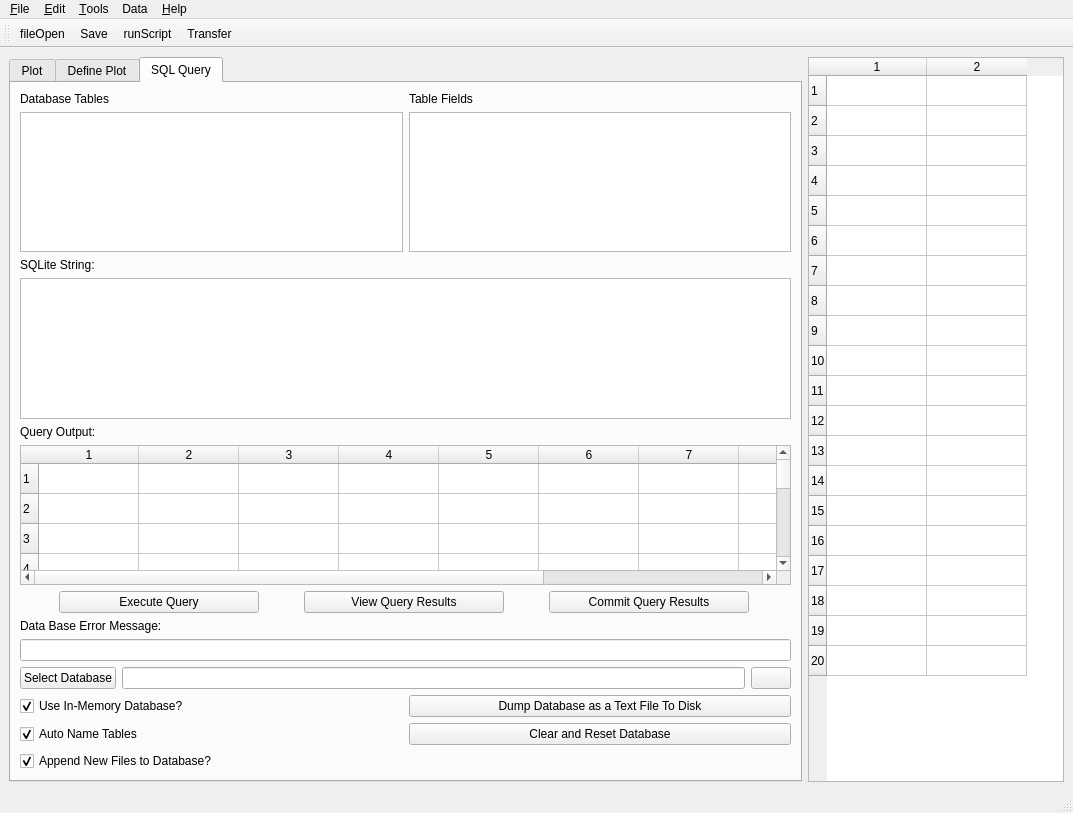
<?xml version="1.0" encoding="UTF-8"?>
<ui version="4.0">
 <class>MainWindow</class>
 <widget class="QMainWindow" name="MainWindow">
  <property name="geometry">
   <rect>
    <x>0</x>
    <y>0</y>
    <width>1073</width>
    <height>813</height>
   </rect>
  </property>
  <property name="minimumSize">
   <size>
    <width>0</width>
    <height>25</height>
   </size>
  </property>
  <property name="font">
   <font>
    <family>Arial</family>
    <weight>50</weight>
    <bold>false</bold>
   </font>
  </property>
  <property name="windowTitle">
   <string>X!Tandem Results Viewer</string>
  </property>
  <property name="windowIcon">
   <iconset>
    <normaloff>:/new/prefix1/icons/games.png</normaloff>:/new/prefix1/icons/games.png</iconset>
  </property>
  <widget class="QWidget" name="centralwidget">
   <layout class="QHBoxLayout">
    <item>
     <layout class="QHBoxLayout">
      <item>
       <widget class="QTabWidget" name="mainTabWidget">
        <property name="currentIndex">
         <number>2</number>
        </property>
        <widget class="QWidget" name="plotTab">
         <attribute name="title">
          <string>Plot</string>
         </attribute>
         <layout class="QHBoxLayout">
          <item>
           <widget class="MPL_Widget" name="plotWidget" native="true"/>
          </item>
         </layout>
        </widget>
        <widget class="QWidget" name="configTab">
         <attribute name="title">
          <string>Define Plot</string>
         </attribute>
         <layout class="QGridLayout">
          <item row="0" column="0">
           <widget class="QLabel" name="label_4">
            <property name="text">
             <string>Database Tables:</string>
            </property>
           </widget>
          </item>
          <item row="0" column="1">
           <widget class="QLabel" name="label_5">
            <property name="text">
             <string>X-Axis:</string>
            </property>
           </widget>
          </item>
          <item row="1" column="0">
           <widget class="QListWidget" name="db_TableList"/>
          </item>
          <item row="1" column="1">
           <widget class="QListWidget" name="db_XCols"/>
          </item>
          <item row="2" column="1">
           <widget class="QLabel" name="label_6">
            <property name="text">
             <string>Y-Axis:</string>
            </property>
           </widget>
          </item>
          <item row="3" column="0">
           <layout class="QGridLayout">
            <item row="0" column="1">
             <widget class="QDoubleSpinBox" name="sizeModSpinBox">
              <property name="minimum">
               <double>0.000000000000000</double>
              </property>
              <property name="singleStep">
               <double>0.500000000000000</double>
              </property>
              <property name="value">
               <double>1.500000000000000</double>
              </property>
             </widget>
            </item>
            <item row="1" column="1">
             <widget class="QComboBox" name="sizeArrayComboB"/>
            </item>
            <item row="2" column="1">
             <widget class="QPushButton" name="updatePlotBtn">
              <property name="text">
               <string>Update Plot</string>
              </property>
             </widget>
            </item>
            <item row="4" column="1">
             <widget class="QPushButton" name="clearPlotBtn">
              <property name="text">
               <string>Clear Plot</string>
              </property>
             </widget>
            </item>
            <item row="0" column="0">
             <widget class="QLabel" name="label_8">
              <property name="text">
               <string>Size Modifier:</string>
              </property>
              <property name="alignment">
               <set>Qt::AlignRight|Qt::AlignTrailing|Qt::AlignVCenter</set>
              </property>
             </widget>
            </item>
            <item row="1" column="0">
             <widget class="QLabel" name="label_9">
              <property name="text">
               <string>Size Array:</string>
              </property>
              <property name="alignment">
               <set>Qt::AlignRight|Qt::AlignTrailing|Qt::AlignVCenter</set>
              </property>
             </widget>
            </item>
            <item row="3" column="1">
             <widget class="QCheckBox" name="clearPlotCB">
              <property name="text">
               <string>Clear on Update?</string>
              </property>
              <property name="checked">
               <bool>true</bool>
              </property>
             </widget>
            </item>
           </layout>
          </item>
          <item row="3" column="1">
           <widget class="QListWidget" name="db_YCols"/>
          </item>
          <item row="4" column="1">
           <layout class="QHBoxLayout">
            <item>
             <widget class="QCheckBox" name="cb_logx">
              <property name="text">
               <string>Log X</string>
              </property>
             </widget>
            </item>
            <item>
             <widget class="QCheckBox" name="cb_logy">
              <property name="text">
               <string>Log Y</string>
              </property>
             </widget>
            </item>
           </layout>
          </item>
         </layout>
        </widget>
        <widget class="QWidget" name="sqlTab">
         <attribute name="title">
          <string>SQL Query</string>
         </attribute>
         <layout class="QVBoxLayout">
          <item>
           <layout class="QVBoxLayout">
            <item>
             <layout class="QHBoxLayout">
              <item>
               <layout class="QVBoxLayout">
                <item>
                 <widget class="QLabel" name="label_2">
                  <property name="text">
                   <string>Database Tables</string>
                  </property>
                 </widget>
                </item>
                <item>
                 <widget class="QListWidget" name="queryTblList"/>
                </item>
               </layout>
              </item>
              <item>
               <layout class="QVBoxLayout">
                <item>
                 <widget class="QLabel" name="label_3">
                  <property name="text">
                   <string>Table Fields</string>
                  </property>
                 </widget>
                </item>
                <item>
                 <widget class="QListWidget" name="queryFieldList"/>
                </item>
               </layout>
              </item>
             </layout>
            </item>
            <item>
             <layout class="QVBoxLayout">
              <item>
               <widget class="QLabel" name="label">
                <property name="text">
                 <string>SQLite String:</string>
                </property>
               </widget>
              </item>
              <item>
               <widget class="QTextEdit" name="sqlQueryString"/>
              </item>
             </layout>
            </item>
            <item>
             <widget class="QLabel" name="label_10">
              <property name="text">
               <string>Query Output:</string>
              </property>
             </widget>
            </item>
            <item>
             <widget class="CustomTable" name="outTableWidget">
              <property name="rowCount">
               <number>10</number>
              </property>
              <property name="columnCount">
               <number>10</number>
              </property>
              <row/>
              <row/>
              <row/>
              <row/>
              <row/>
              <row/>
              <row/>
              <row/>
              <row/>
              <row/>
              <column/>
              <column/>
              <column/>
              <column/>
              <column/>
              <column/>
              <column/>
              <column/>
              <column/>
              <column/>
             </widget>
            </item>
           </layout>
          </item>
          <item>
           <layout class="QHBoxLayout">
            <item>
             <widget class="QPushButton" name="dbExecuteQuery">
              <property name="maximumSize">
               <size>
                <width>200</width>
                <height>16777215</height>
               </size>
              </property>
              <property name="text">
               <string>Execute Query</string>
              </property>
             </widget>
            </item>
            <item>
             <widget class="QPushButton" name="viewQueryBtn">
              <property name="maximumSize">
               <size>
                <width>200</width>
                <height>16777215</height>
               </size>
              </property>
              <property name="text">
               <string>View Query Results</string>
              </property>
             </widget>
            </item>
            <item>
             <widget class="QPushButton" name="dbCommitQuery">
              <property name="maximumSize">
               <size>
                <width>200</width>
                <height>16777215</height>
               </size>
              </property>
              <property name="text">
               <string>Commit Query Results</string>
              </property>
             </widget>
            </item>
           </layout>
          </item>
          <item>
           <widget class="QLabel" name="label_7">
            <property name="text">
             <string>Data Base Error Message:</string>
            </property>
           </widget>
          </item>
          <item>
           <widget class="QLineEdit" name="sqlErrorMessage"/>
          </item>
          <item>
           <layout class="QHBoxLayout">
            <item>
             <widget class="QPushButton" name="openDBButton">
              <property name="text">
               <string>Select Database</string>
              </property>
             </widget>
            </item>
            <item>
             <widget class="QLineEdit" name="curDBpathname">
              <property name="readOnly">
               <bool>true</bool>
              </property>
             </widget>
            </item>
            <item>
             <widget class="QPushButton" name="dbConnectedBtn">
              <property name="enabled">
               <bool>true</bool>
              </property>
              <property name="autoFillBackground">
               <bool>false</bool>
              </property>
              <property name="text">
               <string/>
              </property>
              <property name="icon">
               <iconset>
                <normaloff>:/new/prefix1/icons/ok.png</normaloff>:/new/prefix1/icons/ok.png</iconset>
              </property>
              <property name="iconSize">
               <size>
                <width>20</width>
                <height>20</height>
               </size>
              </property>
             </widget>
            </item>
           </layout>
          </item>
          <item>
           <layout class="QHBoxLayout">
            <item>
             <widget class="QCheckBox" name="useMemDB_CB">
              <property name="text">
               <string>Use In-Memory Database?</string>
              </property>
              <property name="checked">
               <bool>true</bool>
              </property>
             </widget>
            </item>
            <item>
             <widget class="QPushButton" name="dumpDBBtn">
              <property name="text">
               <string>Dump Database as a Text File To Disk</string>
              </property>
             </widget>
            </item>
           </layout>
          </item>
          <item>
           <layout class="QVBoxLayout">
            <item>
             <layout class="QHBoxLayout">
              <item>
               <widget class="QCheckBox" name="autoNameTblCB">
                <property name="text">
                 <string>Auto Name Tables</string>
                </property>
                <property name="checked">
                 <bool>true</bool>
                </property>
               </widget>
              </item>
              <item>
               <widget class="QPushButton" name="rstDBButton">
                <property name="text">
                 <string>Clear and Reset Database</string>
                </property>
               </widget>
              </item>
             </layout>
            </item>
            <item>
             <widget class="QCheckBox" name="appendNewFilesCB">
              <property name="text">
               <string>Append New Files to Database?</string>
              </property>
              <property name="checked">
               <bool>true</bool>
              </property>
             </widget>
            </item>
           </layout>
          </item>
         </layout>
        </widget>
       </widget>
      </item>
      <item>
       <widget class="QTableWidget" name="SelectInfoWidget">
        <property name="enabled">
         <bool>true</bool>
        </property>
        <property name="sizePolicy">
         <sizepolicy hsizetype="Minimum" vsizetype="Expanding">
          <horstretch>0</horstretch>
          <verstretch>0</verstretch>
         </sizepolicy>
        </property>
        <property name="rowCount">
         <number>20</number>
        </property>
        <property name="columnCount">
         <number>2</number>
        </property>
        <row/>
        <row/>
        <row/>
        <row/>
        <row/>
        <row/>
        <row/>
        <row/>
        <row/>
        <row/>
        <row/>
        <row/>
        <row/>
        <row/>
        <row/>
        <row/>
        <row/>
        <row/>
        <row/>
        <row/>
        <column/>
        <column/>
       </widget>
      </item>
     </layout>
    </item>
   </layout>
  </widget>
  <widget class="QMenuBar" name="menubar">
   <property name="geometry">
    <rect>
     <x>0</x>
     <y>0</y>
     <width>1073</width>
     <height>23</height>
    </rect>
   </property>
   <property name="font">
    <font>
     <family>Arial</family>
     <weight>50</weight>
     <bold>false</bold>
    </font>
   </property>
   <widget class="QMenu" name="menuFile">
    <property name="title">
     <string>&amp;File</string>
    </property>
    <addaction name="action_Open"/>
    <addaction name="actionLoad_Folder"/>
    <addaction name="action_Save"/>
    <addaction name="action_Exit"/>
   </widget>
   <widget class="QMenu" name="menu_Edit">
    <property name="title">
     <string>&amp;Edit</string>
    </property>
    <addaction name="action_Cut"/>
    <addaction name="action_Paste"/>
   </widget>
   <widget class="QMenu" name="menu_Tools">
    <property name="title">
     <string>&amp;Tools</string>
    </property>
    <addaction name="actionSave_All_Tables"/>
    <addaction name="actionCopy_Current_Database"/>
   </widget>
   <widget class="QMenu" name="menu_Help">
    <property name="title">
     <string>&amp;Help</string>
    </property>
    <addaction name="actionAbout"/>
    <addaction name="actionHints"/>
   </widget>
   <widget class="QMenu" name="menuData">
    <property name="title">
     <string>Data</string>
    </property>
   </widget>
   <addaction name="menuFile"/>
   <addaction name="menu_Edit"/>
   <addaction name="menu_Tools"/>
   <addaction name="menuData"/>
   <addaction name="menu_Help"/>
  </widget>
  <widget class="QStatusBar" name="statusbar"/>
  <widget class="QToolBar" name="toolBar">
   <property name="enabled">
    <bool>true</bool>
   </property>
   <property name="minimumSize">
    <size>
     <width>12</width>
     <height>25</height>
    </size>
   </property>
   <property name="windowTitle">
    <string>toolBar</string>
   </property>
   <attribute name="toolBarArea">
    <enum>TopToolBarArea</enum>
   </attribute>
   <attribute name="toolBarBreak">
    <bool>false</bool>
   </attribute>
   <addaction name="actionFileOpen"/>
   <addaction name="action_Save"/>
   <addaction name="actionRunScript"/>
   <addaction name="actionTools"/>
  </widget>
  <action name="action_Edit">
   <property name="text">
    <string>&amp;Edit</string>
   </property>
  </action>
  <action name="action_Tools">
   <property name="icon">
    <iconset>
     <normaloff>:/new/prefix1/icons/Service Manager.png</normaloff>:/new/prefix1/icons/Service Manager.png</iconset>
   </property>
   <property name="text">
    <string>&amp;Tools</string>
   </property>
  </action>
  <action name="actionFileOpen">
   <property name="icon">
    <iconset>
     <normaloff>:/new/prefix1/icons/fileopen.png</normaloff>:/new/prefix1/icons/fileopen.png</iconset>
   </property>
   <property name="text">
    <string>fileOpen</string>
   </property>
   <property name="toolTip">
    <string>Open File</string>
   </property>
  </action>
  <action name="actionFileSave">
   <property name="icon">
    <iconset>
     <normaloff>:/new/prefix1/icons/filesave2.png</normaloff>:/new/prefix1/icons/filesave2.png</iconset>
   </property>
   <property name="text">
    <string>fileSave</string>
   </property>
   <property name="toolTip">
    <string>Save File</string>
   </property>
  </action>
  <action name="actionFileSaveAs">
   <property name="icon">
    <iconset>
     <normaloff>:/new/prefix1/icons/filesaveas.png</normaloff>:/new/prefix1/icons/filesaveas.png</iconset>
   </property>
   <property name="text">
    <string>fileSaveAs</string>
   </property>
  </action>
  <action name="actionNewFile">
   <property name="icon">
    <iconset>
     <normaloff>:/new/prefix1/icons/filenew.png</normaloff>:/new/prefix1/icons/filenew.png</iconset>
   </property>
   <property name="text">
    <string>newFile</string>
   </property>
   <property name="toolTip">
    <string>New File</string>
   </property>
  </action>
  <action name="actionTools">
   <property name="icon">
    <iconset>
     <normaloff>:/new/prefix1/icons/Service Manager.png</normaloff>:/new/prefix1/icons/Service Manager.png</iconset>
   </property>
   <property name="text">
    <string>Transfer</string>
   </property>
   <property name="iconText">
    <string>Transfer</string>
   </property>
   <property name="toolTip">
    <string>Tools</string>
   </property>
  </action>
  <action name="action_getSelection">
   <property name="icon">
    <iconset>
     <normaloff>:/new/prefix1/icons/kspread_ksp.png</normaloff>:/new/prefix1/icons/kspread_ksp.png</iconset>
   </property>
   <property name="text">
    <string>getSelection</string>
   </property>
   <property name="toolTip">
    <string>Get Table Selection</string>
   </property>
  </action>
  <action name="actionClear">
   <property name="icon">
    <iconset>
     <normaloff>:/new/prefix1/icons/cleanlarge.png</normaloff>:/new/prefix1/icons/cleanlarge.png</iconset>
   </property>
   <property name="text">
    <string>clear</string>
   </property>
   <property name="toolTip">
    <string>Clear Data and Variables</string>
   </property>
  </action>
  <action name="action_New">
   <property name="icon">
    <iconset>
     <normaloff>:/new/prefix1/icons/filenew.png</normaloff>:/new/prefix1/icons/filenew.png</iconset>
   </property>
   <property name="text">
    <string>&amp;New</string>
   </property>
   <property name="shortcut">
    <string>Ctrl+N</string>
   </property>
  </action>
  <action name="action_Open">
   <property name="icon">
    <iconset>
     <normaloff>:/new/prefix1/icons/fileopen.png</normaloff>:/new/prefix1/icons/fileopen.png</iconset>
   </property>
   <property name="text">
    <string>&amp;Open</string>
   </property>
   <property name="shortcut">
    <string>Ctrl+O</string>
   </property>
  </action>
  <action name="action_Save">
   <property name="icon">
    <iconset>
     <normaloff>:/new/prefix1/icons/filesave2.png</normaloff>:/new/prefix1/icons/filesave2.png</iconset>
   </property>
   <property name="text">
    <string>&amp;Save</string>
   </property>
   <property name="shortcut">
    <string>Ctrl+S</string>
   </property>
  </action>
  <action name="actionSave_As">
   <property name="icon">
    <iconset>
     <normaloff>:/new/prefix1/icons/filesaveas.png</normaloff>:/new/prefix1/icons/filesaveas.png</iconset>
   </property>
   <property name="text">
    <string>Save &amp;As</string>
   </property>
  </action>
  <action name="action_Exit">
   <property name="icon">
    <iconset>
     <normaloff>:/new/prefix1/icons/exit.png</normaloff>:/new/prefix1/icons/exit.png</iconset>
   </property>
   <property name="text">
    <string>&amp;Exit</string>
   </property>
   <property name="shortcut">
    <string>Ctrl+X</string>
   </property>
  </action>
  <action name="action_Clear">
   <property name="icon">
    <iconset>
     <normaloff>:/new/prefix1/icons/cleanlarge.png</normaloff>:/new/prefix1/icons/cleanlarge.png</iconset>
   </property>
   <property name="text">
    <string>Clea&amp;r</string>
   </property>
  </action>
  <action name="action_Table_Selection">
   <property name="icon">
    <iconset>
     <normaloff>:/new/prefix1/icons/kspread_ksp.png</normaloff>:/new/prefix1/icons/kspread_ksp.png</iconset>
   </property>
   <property name="text">
    <string>&amp;Table Selection</string>
   </property>
  </action>
  <action name="action_Cut">
   <property name="icon">
    <iconset>
     <normaloff>:/new/prefix1/icons/editcut.png</normaloff>:/new/prefix1/icons/editcut.png</iconset>
   </property>
   <property name="text">
    <string>&amp;Cut</string>
   </property>
   <property name="shortcut">
    <string>Ctrl+X</string>
   </property>
  </action>
  <action name="action_Paste">
   <property name="icon">
    <iconset>
     <normaloff>:/new/prefix1/icons/editpaste.png</normaloff>:/new/prefix1/icons/editpaste.png</iconset>
   </property>
   <property name="text">
    <string>&amp;Paste</string>
   </property>
   <property name="shortcut">
    <string>Ctrl+V</string>
   </property>
  </action>
  <action name="actionRunScript">
   <property name="icon">
    <iconset>
     <normaloff>:/new/prefix1/icons/software-development.png</normaloff>:/new/prefix1/icons/software-development.png</iconset>
   </property>
   <property name="text">
    <string>runScript</string>
   </property>
   <property name="toolTip">
    <string>Run Python Script</string>
   </property>
  </action>
  <action name="actionAbout">
   <property name="icon">
    <iconset>
     <normaloff>:/new/prefix1/icons/help.png</normaloff>:/new/prefix1/icons/help.png</iconset>
   </property>
   <property name="text">
    <string>About</string>
   </property>
  </action>
  <action name="actionPlot">
   <property name="icon">
    <iconset>
     <normaloff>:/new/prefix1/icons/120px-Icon_Mathematical_Plot.svg.png</normaloff>:/new/prefix1/icons/120px-Icon_Mathematical_Plot.svg.png</iconset>
   </property>
   <property name="text">
    <string>Plot</string>
   </property>
  </action>
  <action name="actionDelete">
   <property name="icon">
    <iconset>
     <normaloff>:/new/prefix1/icons/xkill.png</normaloff>:/new/prefix1/icons/xkill.png</iconset>
   </property>
   <property name="text">
    <string>Delete</string>
   </property>
  </action>
  <action name="actionDeleteAll">
   <property name="icon">
    <iconset>
     <normaloff>:/new/prefix1/icons/xkill.png</normaloff>:/new/prefix1/icons/xkill.png</iconset>
   </property>
   <property name="text">
    <string>DeleteAll</string>
   </property>
  </action>
  <action name="actionPlotItem">
   <property name="icon">
    <iconset>
     <normaloff>:/new/prefix1/icons/120px-Icon_Mathematical_Plot.svg.png</normaloff>:/new/prefix1/icons/120px-Icon_Mathematical_Plot.svg.png</iconset>
   </property>
   <property name="text">
    <string>PlotItem</string>
   </property>
   <property name="iconText">
    <string>Plot Item</string>
   </property>
   <property name="toolTip">
    <string>Plot Item</string>
   </property>
  </action>
  <action name="actionHints">
   <property name="text">
    <string>Hints</string>
   </property>
  </action>
  <action name="actionLoad_Folder">
   <property name="text">
    <string>Load Folder</string>
   </property>
  </action>
  <action name="actionSave_All_Tables">
   <property name="text">
    <string>Save All Tables to CSV</string>
   </property>
  </action>
  <action name="actionCopy_Current_Database">
   <property name="text">
    <string>Copy Current Database</string>
   </property>
  </action>
 </widget>
 <customwidgets>
  <customwidget>
   <class>MPL_Widget</class>
   <extends>QWidget</extends>
   <header>mpl_custom_widget</header>
   <container>1</container>
  </customwidget>
  <customwidget>
   <class>CustomTable</class>
   <extends>QTableWidget</extends>
   <header>customTable</header>
  </customwidget>
 </customwidgets>
 <resources>
  <include location="SubPlot.qrc"/>
 </resources>
 <connections/>
</ui>
